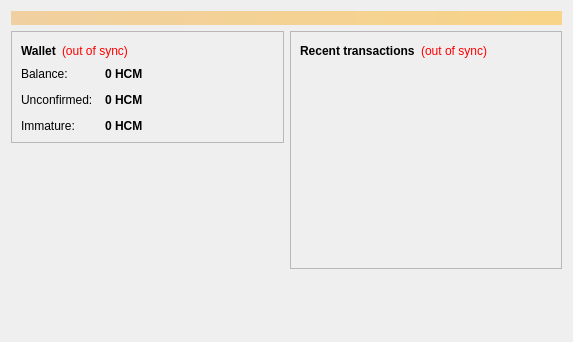
<?xml version="1.0" encoding="UTF-8"?>
<ui version="4.0">
 <class>OverviewPage</class>
 <widget class="QWidget" name="OverviewPage">
  <property name="geometry">
   <rect>
    <x>0</x>
    <y>0</y>
    <width>573</width>
    <height>342</height>
   </rect>
  </property>
  <property name="windowTitle">
   <string>Form</string>
  </property>
  <layout class="QVBoxLayout" name="topLayout">
   <item>
    <widget class="QLabel" name="labelAlerts">
     <property name="visible">
      <bool>false</bool>
     </property>
     <property name="styleSheet">
      <string notr="true">background-color: qlineargradient(x1: 0, y1: 0, x2: 1, y2: 0, stop:0 #F0D0A0, stop:1 #F8D488); color:#000000;</string>
     </property>
     <property name="wordWrap">
      <bool>true</bool>
     </property>
     <property name="margin">
      <number>3</number>
     </property>
    </widget>
   </item>
   <item>
    <layout class="QHBoxLayout" name="horizontalLayout" stretch="1,1">
     <item>
      <layout class="QVBoxLayout" name="verticalLayout_2">
       <item>
        <widget class="QFrame" name="frame">
         <property name="frameShape">
          <enum>QFrame::StyledPanel</enum>
         </property>
         <property name="frameShadow">
          <enum>QFrame::Raised</enum>
         </property>
         <layout class="QVBoxLayout" name="verticalLayout_4">
          <item>
           <layout class="QHBoxLayout" name="horizontalLayout_4">
            <item>
             <widget class="QLabel" name="label_5">
              <property name="font">
               <font>
                <weight>75</weight>
                <bold>true</bold>
               </font>
              </property>
              <property name="text">
               <string>Wallet</string>
              </property>
             </widget>
            </item>
            <item>
             <widget class="QLabel" name="labelWalletStatus">
              <property name="toolTip">
               <string>The displayed information may be out of date. Your wallet automatically synchronizes with the Healcoin network after a connection is established, but this process has not completed yet.</string>
              </property>
              <property name="styleSheet">
               <string notr="true">QLabel { color: red; }</string>
              </property>
              <property name="text">
               <string notr="true">(out of sync)</string>
              </property>
              <property name="alignment">
               <set>Qt::AlignLeading|Qt::AlignLeft|Qt::AlignVCenter</set>
              </property>
             </widget>
            </item>
            <item>
             <spacer name="horizontalSpacer_2">
              <property name="orientation">
               <enum>Qt::Horizontal</enum>
              </property>
              <property name="sizeHint" stdset="0">
               <size>
                <width>40</width>
                <height>20</height>
               </size>
              </property>
             </spacer>
            </item>
           </layout>
          </item>
          <item>
           <layout class="QFormLayout" name="formLayout_2">
            <property name="fieldGrowthPolicy">
             <enum>QFormLayout::AllNonFixedFieldsGrow</enum>
            </property>
            <property name="horizontalSpacing">
             <number>12</number>
            </property>
            <property name="verticalSpacing">
             <number>12</number>
            </property>
            <item row="0" column="0">
             <widget class="QLabel" name="label">
              <property name="text">
               <string>Balance:</string>
              </property>
             </widget>
            </item>
            <item row="0" column="1">
             <widget class="QLabel" name="labelBalance">
              <property name="font">
               <font>
                <weight>75</weight>
                <bold>true</bold>
               </font>
              </property>
              <property name="cursor">
               <cursorShape>IBeamCursor</cursorShape>
              </property>
              <property name="toolTip">
               <string>Your current balance</string>
              </property>
              <property name="text">
               <string notr="true">0 HCM</string>
              </property>
              <property name="textInteractionFlags">
               <set>Qt::LinksAccessibleByMouse|Qt::TextSelectableByKeyboard|Qt::TextSelectableByMouse</set>
              </property>
             </widget>
            </item>
            <item row="1" column="0">
             <widget class="QLabel" name="label_3">
              <property name="text">
               <string>Unconfirmed:</string>
              </property>
             </widget>
            </item>
            <item row="1" column="1">
             <widget class="QLabel" name="labelUnconfirmed">
              <property name="font">
               <font>
                <weight>75</weight>
                <bold>true</bold>
               </font>
              </property>
              <property name="cursor">
               <cursorShape>IBeamCursor</cursorShape>
              </property>
              <property name="toolTip">
               <string>Total of transactions that have yet to be confirmed, and do not yet count toward the current balance</string>
              </property>
              <property name="text">
               <string notr="true">0 HCM</string>
              </property>
              <property name="textInteractionFlags">
               <set>Qt::LinksAccessibleByMouse|Qt::TextSelectableByKeyboard|Qt::TextSelectableByMouse</set>
              </property>
             </widget>
            </item>
            <item row="2" column="0">
             <widget class="QLabel" name="labelImmatureText">
              <property name="text">
               <string>Immature:</string>
              </property>
             </widget>
            </item>
            <item row="2" column="1">
             <widget class="QLabel" name="labelImmature">
              <property name="font">
               <font>
                <weight>75</weight>
                <bold>true</bold>
               </font>
              </property>
              <property name="toolTip">
               <string>Mined balance that has not yet matured</string>
              </property>
              <property name="text">
               <string notr="true">0 HCM</string>
              </property>
              <property name="textInteractionFlags">
               <set>Qt::LinksAccessibleByMouse|Qt::TextSelectableByKeyboard|Qt::TextSelectableByMouse</set>
              </property>
             </widget>
            </item>
           </layout>
          </item>
         </layout>
        </widget>
       </item>
       <item>
        <spacer name="verticalSpacer">
         <property name="orientation">
          <enum>Qt::Vertical</enum>
         </property>
         <property name="sizeHint" stdset="0">
          <size>
           <width>20</width>
           <height>40</height>
          </size>
         </property>
        </spacer>
       </item>
      </layout>
     </item>
     <item>
      <layout class="QVBoxLayout" name="verticalLayout_3">
       <item>
        <widget class="QFrame" name="frame_2">
         <property name="frameShape">
          <enum>QFrame::StyledPanel</enum>
         </property>
         <property name="frameShadow">
          <enum>QFrame::Raised</enum>
         </property>
         <layout class="QVBoxLayout" name="verticalLayout">
          <item>
           <layout class="QHBoxLayout" name="horizontalLayout_2">
            <item>
             <widget class="QLabel" name="label_4">
              <property name="text">
               <string>&lt;b&gt;Recent transactions&lt;/b&gt;</string>
              </property>
             </widget>
            </item>
            <item>
             <widget class="QLabel" name="labelTransactionsStatus">
              <property name="toolTip">
               <string>The displayed information may be out of date. Your wallet automatically synchronizes with the Healcoin network after a connection is established, but this process has not completed yet.</string>
              </property>
              <property name="styleSheet">
               <string notr="true">QLabel { color: red; }</string>
              </property>
              <property name="text">
               <string notr="true">(out of sync)</string>
              </property>
              <property name="alignment">
               <set>Qt::AlignRight|Qt::AlignTrailing|Qt::AlignVCenter</set>
              </property>
             </widget>
            </item>
            <item>
             <spacer name="horizontalSpacer">
              <property name="orientation">
               <enum>Qt::Horizontal</enum>
              </property>
              <property name="sizeHint" stdset="0">
               <size>
                <width>40</width>
                <height>20</height>
               </size>
              </property>
             </spacer>
            </item>
           </layout>
          </item>
          <item>
           <widget class="QListView" name="listTransactions">
            <property name="styleSheet">
             <string notr="true">QListView { background: transparent; }</string>
            </property>
            <property name="frameShape">
             <enum>QFrame::NoFrame</enum>
            </property>
            <property name="verticalScrollBarPolicy">
             <enum>Qt::ScrollBarAlwaysOff</enum>
            </property>
            <property name="horizontalScrollBarPolicy">
             <enum>Qt::ScrollBarAlwaysOff</enum>
            </property>
            <property name="selectionMode">
             <enum>QAbstractItemView::NoSelection</enum>
            </property>
           </widget>
          </item>
         </layout>
        </widget>
       </item>
       <item>
        <spacer name="verticalSpacer_2">
         <property name="orientation">
          <enum>Qt::Vertical</enum>
         </property>
         <property name="sizeHint" stdset="0">
          <size>
           <width>20</width>
           <height>40</height>
          </size>
         </property>
        </spacer>
       </item>
      </layout>
     </item>
    </layout>
   </item>
  </layout>
 </widget>
 <resources/>
 <connections/>
</ui>
